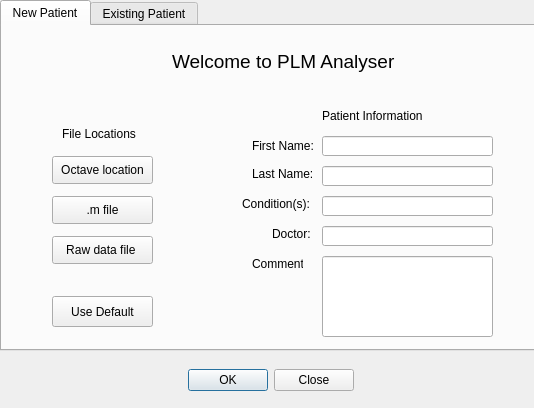
<?xml version="1.0" encoding="UTF-8"?>
<ui version="4.0">
 <class>editwindow</class>
 <widget class="QDialog" name="editwindow">
  <property name="enabled">
   <bool>true</bool>
  </property>
  <property name="geometry">
   <rect>
    <x>0</x>
    <y>0</y>
    <width>534</width>
    <height>408</height>
   </rect>
  </property>
  <property name="windowTitle">
   <string>Login</string>
  </property>
  <property name="autoFillBackground">
   <bool>true</bool>
  </property>
  <property name="styleSheet">
   <string notr="true"/>
  </property>
  <widget class="QTabWidget" name="tabWidget">
   <property name="geometry">
    <rect>
     <x>0</x>
     <y>0</y>
     <width>536</width>
     <height>351</height>
    </rect>
   </property>
   <property name="autoFillBackground">
    <bool>false</bool>
   </property>
   <property name="currentIndex">
    <number>0</number>
   </property>
   <property name="tabBarAutoHide">
    <bool>false</bool>
   </property>
   <widget class="QWidget" name="tab">
    <property name="enabled">
     <bool>true</bool>
    </property>
    <property name="autoFillBackground">
     <bool>false</bool>
    </property>
    <property name="styleSheet">
     <string notr="true">QTabWidget{
background-color: rgb(14, 30, 255);
}</string>
    </property>
    <attribute name="title">
     <string>New Patient</string>
    </attribute>
    <widget class="QPushButton" name="pushButton_2">
     <property name="geometry">
      <rect>
       <x>50</x>
       <y>170</y>
       <width>101</width>
       <height>28</height>
      </rect>
     </property>
     <property name="text">
      <string>.m file</string>
     </property>
    </widget>
    <widget class="QPushButton" name="pushButton">
     <property name="geometry">
      <rect>
       <x>50</x>
       <y>130</y>
       <width>101</width>
       <height>28</height>
      </rect>
     </property>
     <property name="text">
      <string>Octave location</string>
     </property>
    </widget>
    <widget class="QPushButton" name="pushButton_3">
     <property name="geometry">
      <rect>
       <x>50</x>
       <y>210</y>
       <width>101</width>
       <height>28</height>
      </rect>
     </property>
     <property name="text">
      <string>Raw data file </string>
     </property>
    </widget>
    <widget class="QLineEdit" name="lineEdit">
     <property name="geometry">
      <rect>
       <x>320</x>
       <y>110</y>
       <width>171</width>
       <height>20</height>
      </rect>
     </property>
     <property name="text">
      <string/>
     </property>
    </widget>
    <widget class="QLabel" name="label">
     <property name="geometry">
      <rect>
       <x>250</x>
       <y>110</y>
       <width>61</width>
       <height>20</height>
      </rect>
     </property>
     <property name="text">
      <string>First Name:</string>
     </property>
    </widget>
    <widget class="QLabel" name="label_2">
     <property name="geometry">
      <rect>
       <x>250</x>
       <y>140</y>
       <width>71</width>
       <height>16</height>
      </rect>
     </property>
     <property name="text">
      <string>Last Name:</string>
     </property>
    </widget>
    <widget class="QLabel" name="label_3">
     <property name="geometry">
      <rect>
       <x>240</x>
       <y>170</y>
       <width>81</width>
       <height>16</height>
      </rect>
     </property>
     <property name="text">
      <string>Condition(s):</string>
     </property>
    </widget>
    <widget class="QLabel" name="label_4">
     <property name="geometry">
      <rect>
       <x>270</x>
       <y>200</y>
       <width>41</width>
       <height>16</height>
      </rect>
     </property>
     <property name="text">
      <string>Doctor:</string>
     </property>
    </widget>
    <widget class="QLabel" name="label_5">
     <property name="geometry">
      <rect>
       <x>250</x>
       <y>230</y>
       <width>51</width>
       <height>16</height>
      </rect>
     </property>
     <property name="text">
      <string>Comments:</string>
     </property>
    </widget>
    <widget class="QLineEdit" name="lineEdit_2">
     <property name="geometry">
      <rect>
       <x>320</x>
       <y>140</y>
       <width>171</width>
       <height>20</height>
      </rect>
     </property>
     <property name="text">
      <string/>
     </property>
    </widget>
    <widget class="QLineEdit" name="lineEdit_3">
     <property name="geometry">
      <rect>
       <x>320</x>
       <y>170</y>
       <width>171</width>
       <height>20</height>
      </rect>
     </property>
     <property name="text">
      <string/>
     </property>
    </widget>
    <widget class="QLineEdit" name="lineEdit_4">
     <property name="geometry">
      <rect>
       <x>320</x>
       <y>200</y>
       <width>171</width>
       <height>20</height>
      </rect>
     </property>
     <property name="text">
      <string/>
     </property>
    </widget>
    <widget class="QLineEdit" name="lineEdit_5">
     <property name="geometry">
      <rect>
       <x>320</x>
       <y>230</y>
       <width>171</width>
       <height>81</height>
      </rect>
     </property>
     <property name="text">
      <string/>
     </property>
    </widget>
    <widget class="QLabel" name="label_6">
     <property name="geometry">
      <rect>
       <x>320</x>
       <y>80</y>
       <width>111</width>
       <height>20</height>
      </rect>
     </property>
     <property name="styleSheet">
      <string notr="true">background-color: rgba(255, 255, 255, 0);</string>
     </property>
     <property name="text">
      <string>Patient Information</string>
     </property>
    </widget>
    <widget class="QLabel" name="label_7">
     <property name="geometry">
      <rect>
       <x>60</x>
       <y>100</y>
       <width>111</width>
       <height>16</height>
      </rect>
     </property>
     <property name="text">
      <string>File Locations</string>
     </property>
    </widget>
    <widget class="QLabel" name="label_8">
     <property name="geometry">
      <rect>
       <x>170</x>
       <y>20</y>
       <width>231</width>
       <height>31</height>
      </rect>
     </property>
     <property name="font">
      <font>
       <pointsize>14</pointsize>
      </font>
     </property>
     <property name="text">
      <string>Welcome to PLM Analyser</string>
     </property>
     <property name="textFormat">
      <enum>Qt::AutoText</enum>
     </property>
    </widget>
    <widget class="QPushButton" name="pushButton_5">
     <property name="geometry">
      <rect>
       <x>50</x>
       <y>270</y>
       <width>101</width>
       <height>31</height>
      </rect>
     </property>
     <property name="autoFillBackground">
      <bool>false</bool>
     </property>
     <property name="text">
      <string>Use Default</string>
     </property>
    </widget>
   </widget>
   <widget class="QWidget" name="tab_2">
    <property name="autoFillBackground">
     <bool>true</bool>
    </property>
    <attribute name="title">
     <string>Existing Patient</string>
    </attribute>
    <widget class="QPushButton" name="pushButton_4">
     <property name="geometry">
      <rect>
       <x>140</x>
       <y>140</y>
       <width>251</width>
       <height>61</height>
      </rect>
     </property>
     <property name="text">
      <string>Locate file of existing patient</string>
     </property>
    </widget>
   </widget>
  </widget>
  <widget class="QDialogButtonBox" name="buttonBox">
   <property name="enabled">
    <bool>true</bool>
   </property>
   <property name="geometry">
    <rect>
     <x>10</x>
     <y>360</y>
     <width>521</width>
     <height>41</height>
    </rect>
   </property>
   <property name="mouseTracking">
    <bool>true</bool>
   </property>
   <property name="layoutDirection">
    <enum>Qt::LeftToRight</enum>
   </property>
   <property name="autoFillBackground">
    <bool>false</bool>
   </property>
   <property name="orientation">
    <enum>Qt::Horizontal</enum>
   </property>
   <property name="standardButtons">
    <set>QDialogButtonBox::Close|QDialogButtonBox::Ok</set>
   </property>
   <property name="centerButtons">
    <bool>true</bool>
   </property>
  </widget>
 </widget>
 <resources/>
 <connections/>
</ui>
